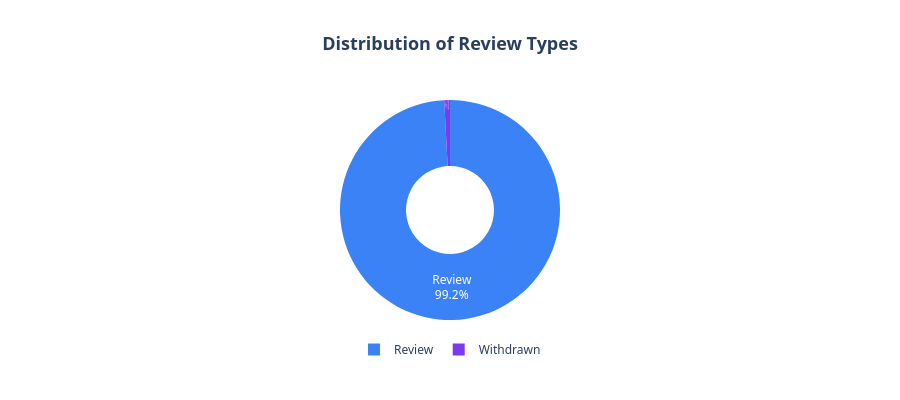

The notebook cell saved with this chart:
### Code cell
# ══════════════════════════════════════════════════════════════════════════════
#  REVIEW TYPE DISTRIBUTION
# ══════════════════════════════════════════════════════════════════════════════

# Clean review types
latest_reviews['review_type_clean'] = latest_reviews['review_type'].fillna('Unknown').str.strip().str.title()
type_counts = latest_reviews['review_type_clean'].value_counts().reset_index()
type_counts.columns = ['Review Type', 'Count']

fig = px.pie(
    type_counts,
    values='Count',
    names='Review Type',
    title='<b>Distribution of Review Types</b>',
    template=template,
    color_discrete_sequence=[COLORS['primary'], COLORS['secondary'], COLORS['success'], COLORS['warning']],
    hole=0.4
)

fig.update_layout(
    height=400,
    font_family='Segoe UI, sans-serif',
    title_font_size=18,
    title_x=0.5,
    legend=dict(orientation='h', yanchor='bottom', y=-0.2, xanchor='center', x=0.5)
)

fig.update_traces(
    textposition='inside',
    textinfo='percent+label',
    hovertemplate='<b>%{label}</b><br>Count: %{value}<br>Percentage: %{percent}<extra></extra>'
)

fig.show()

### Figure 1 — Plotly figure (JSON) as saved in the notebook; plotly's stock layout.template omitted (floating-point values rounded to 4 significant figures)
{"data": [{"domain": {"x": [0, 1], "y": [0, 1]}, "hole": 0.4, "hovertemplate": "<b>%{label}</b><br>Count: %{value}<br>Percentage: %{percent}<extra></extra>", "labels": ["Review", "Withdrawn"], "legendgroup": "", "name": "", "showlegend": true, "textinfo": "percent+label", "textposition": "inside", "type": "pie", "values": [118, 1]}], "layout": {"font": {"family": "Segoe UI, sans-serif"}, "height": 400, "legend": {"orientation": "h", "tracegroupgap": 0, "x": 0.5, "xanchor": "center", "y": -0.2, "yanchor": "bottom"}, "piecolorway": ["#3B82F6", "#7C3AED", "#10B981", "#D97706"], "title": {"font": {"size": 18}, "text": "<b>Distribution of Review Types</b>", "x": 0.5}}}
